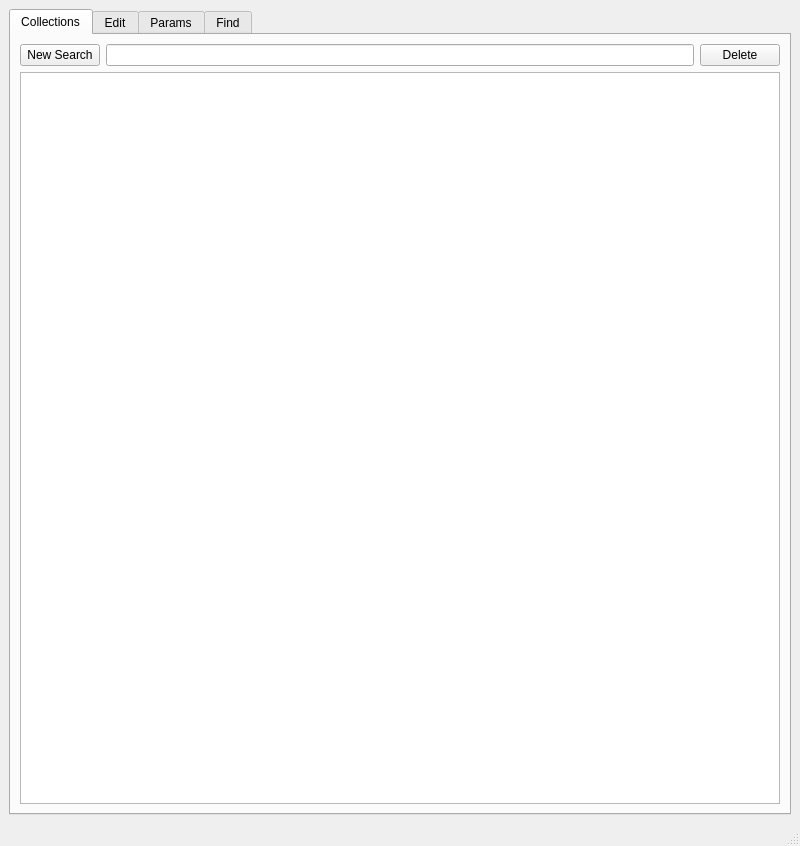
<?xml version="1.0" encoding="UTF-8"?>
<ui version="4.0">
 <class>MainWindow</class>
 <widget class="QMainWindow" name="MainWindow">
  <property name="geometry">
   <rect>
    <x>0</x>
    <y>0</y>
    <width>800</width>
    <height>846</height>
   </rect>
  </property>
  <property name="sizePolicy">
   <sizepolicy hsizetype="Expanding" vsizetype="Expanding">
    <horstretch>1</horstretch>
    <verstretch>1</verstretch>
   </sizepolicy>
  </property>
  <property name="windowTitle">
   <string>MainWindow</string>
  </property>
  <widget class="QWidget" name="centralwidget">
   <property name="sizePolicy">
    <sizepolicy hsizetype="Expanding" vsizetype="Expanding">
     <horstretch>1</horstretch>
     <verstretch>1</verstretch>
    </sizepolicy>
   </property>
   <layout class="QGridLayout" name="gridLayout_9" columnstretch="0">
    <item row="0" column="0">
     <widget class="QTabWidget" name="root_tabs">
      <property name="sizePolicy">
       <sizepolicy hsizetype="Expanding" vsizetype="Expanding">
        <horstretch>1</horstretch>
        <verstretch>1</verstretch>
       </sizepolicy>
      </property>
      <property name="currentIndex">
       <number>0</number>
      </property>
      <widget class="QWidget" name="collections_tab">
       <attribute name="title">
        <string>Collections</string>
       </attribute>
       <layout class="QGridLayout" name="gridLayout_12">
        <item row="0" column="0">
         <widget class="QPushButton" name="collections_new">
          <property name="text">
           <string>New Search</string>
          </property>
         </widget>
        </item>
        <item row="0" column="1">
         <widget class="QLineEdit" name="collections_line"/>
        </item>
        <item row="0" column="2">
         <widget class="QPushButton" name="collections_delete">
          <property name="text">
           <string>Delete</string>
          </property>
         </widget>
        </item>
        <item row="1" column="0" colspan="3">
         <widget class="QTreeView" name="collections_tree"/>
        </item>
       </layout>
      </widget>
      <widget class="QWidget" name="edit_tab">
       <property name="enabled">
        <bool>true</bool>
       </property>
       <property name="sizePolicy">
        <sizepolicy hsizetype="Expanding" vsizetype="Expanding">
         <horstretch>1</horstretch>
         <verstretch>1</verstretch>
        </sizepolicy>
       </property>
       <attribute name="title">
        <string>Edit</string>
       </attribute>
       <layout class="QGridLayout" name="gridLayout_2">
        <item row="1" column="0">
         <widget class="QPushButton" name="common_save_button">
          <property name="text">
           <string>Save</string>
          </property>
         </widget>
        </item>
        <item row="1" column="1">
         <widget class="QPushButton" name="common_quit_button">
          <property name="text">
           <string>Quit</string>
          </property>
         </widget>
        </item>
        <item row="0" column="0" colspan="2">
         <widget class="QTabWidget" name="schema_tabs">
          <property name="currentIndex">
           <number>1</number>
          </property>
          <widget class="QWidget" name="tables_tab">
           <attribute name="title">
            <string>Tables</string>
           </attribute>
           <layout class="QGridLayout" name="tables_grid">
            <item row="3" column="0">
             <widget class="QPushButton" name="tables_first">
              <property name="text">
               <string>First</string>
              </property>
             </widget>
            </item>
            <item row="1" column="0">
             <widget class="QPushButton" name="tables_new">
              <property name="text">
               <string>New</string>
              </property>
             </widget>
            </item>
            <item row="5" column="0">
             <widget class="QLabel" name="tables_name_label">
              <property name="text">
               <string>Table Name:</string>
              </property>
              <property name="alignment">
               <set>Qt::AlignRight|Qt::AlignTrailing|Qt::AlignVCenter</set>
              </property>
             </widget>
            </item>
            <item row="3" column="3">
             <widget class="QPushButton" name="tables_last">
              <property name="text">
               <string>Last</string>
              </property>
             </widget>
            </item>
            <item row="1" column="1">
             <widget class="QPushButton" name="tables_rename">
              <property name="text">
               <string>Rename</string>
              </property>
             </widget>
            </item>
            <item row="1" column="2">
             <widget class="QPushButton" name="tables_delete">
              <property name="text">
               <string>Delete</string>
              </property>
             </widget>
            </item>
            <item row="2" column="0" colspan="4">
             <widget class="QLineEdit" name="tables_line"/>
            </item>
            <item row="3" column="1">
             <widget class="QPushButton" name="tables_next">
              <property name="text">
               <string>Next</string>
              </property>
             </widget>
            </item>
            <item row="1" column="3">
             <widget class="QPushButton" name="tables_save">
              <property name="text">
               <string>Save</string>
              </property>
             </widget>
            </item>
            <item row="5" column="1" colspan="3">
             <widget class="QComboBox" name="tables_combo"/>
            </item>
            <item row="6" column="0" colspan="4">
             <widget class="QLabel" name="tables_comment_label">
              <property name="text">
               <string>Comment</string>
              </property>
              <property name="alignment">
               <set>Qt::AlignCenter</set>
              </property>
             </widget>
            </item>
            <item row="3" column="2">
             <widget class="QPushButton" name="tables_previous">
              <property name="text">
               <string>Previous</string>
              </property>
             </widget>
            </item>
            <item row="7" column="0" colspan="4">
             <widget class="QPlainTextEdit" name="tables_comment_text"/>
            </item>
           </layout>
          </widget>
          <widget class="QWidget" name="old_parameters_tab">
           <attribute name="title">
            <string>Parameters</string>
           </attribute>
           <layout class="QGridLayout" name="gridLayout_6">
            <item row="0" column="0">
             <layout class="QGridLayout" name="gridLayout">
              <item row="0" column="1" colspan="3">
               <widget class="QLabel" name="parameters_table_name">
                <property name="text">
                 <string/>
                </property>
               </widget>
              </item>
              <item row="5" column="1" colspan="3">
               <widget class="QComboBox" name="parameters_combo"/>
              </item>
              <item row="3" column="0" colspan="4">
               <widget class="QLineEdit" name="parameters_line"/>
              </item>
              <item row="6" column="0">
               <widget class="QLabel" name="parameters_long_label">
                <property name="text">
                 <string>Long Heading:</string>
                </property>
                <property name="alignment">
                 <set>Qt::AlignRight|Qt::AlignTrailing|Qt::AlignVCenter</set>
                </property>
               </widget>
              </item>
              <item row="5" column="0">
               <widget class="QLabel" name="parameters_name_label">
                <property name="text">
                 <string>Parameter Name:</string>
                </property>
                <property name="alignment">
                 <set>Qt::AlignRight|Qt::AlignTrailing|Qt::AlignVCenter</set>
                </property>
               </widget>
              </item>
              <item row="2" column="0">
               <widget class="QPushButton" name="parameters_new">
                <property name="text">
                 <string>New</string>
                </property>
               </widget>
              </item>
              <item row="4" column="3">
               <widget class="QPushButton" name="parameters_last">
                <property name="text">
                 <string>Last</string>
                </property>
               </widget>
              </item>
              <item row="6" column="1" colspan="3">
               <widget class="QLineEdit" name="parameters_long_line"/>
              </item>
              <item row="4" column="0">
               <widget class="QPushButton" name="parameters_first">
                <property name="text">
                 <string>First</string>
                </property>
               </widget>
              </item>
              <item row="10" column="0">
               <widget class="QLabel" name="parameters_optional_label">
                <property name="text">
                 <string>Optional:</string>
                </property>
                <property name="alignment">
                 <set>Qt::AlignRight|Qt::AlignTrailing|Qt::AlignVCenter</set>
                </property>
               </widget>
              </item>
              <item row="4" column="1">
               <widget class="QPushButton" name="parameters_next">
                <property name="text">
                 <string>Next</string>
                </property>
               </widget>
              </item>
              <item row="7" column="1" colspan="3">
               <widget class="QLineEdit" name="parameters_short_line"/>
              </item>
              <item row="10" column="1" colspan="3">
               <widget class="QCheckBox" name="parameters_optional_check">
                <property name="text">
                 <string/>
                </property>
               </widget>
              </item>
              <item row="9" column="0">
               <widget class="QLabel" name="parameters_type_label">
                <property name="text">
                 <string>Type:</string>
                </property>
                <property name="alignment">
                 <set>Qt::AlignRight|Qt::AlignTrailing|Qt::AlignVCenter</set>
                </property>
               </widget>
              </item>
              <item row="11" column="0">
               <widget class="QLabel" name="parameters_default_label">
                <property name="text">
                 <string>Default:</string>
                </property>
                <property name="alignment">
                 <set>Qt::AlignRight|Qt::AlignTrailing|Qt::AlignVCenter</set>
                </property>
               </widget>
              </item>
              <item row="11" column="1" colspan="3">
               <widget class="QLineEdit" name="parameters_default_line"/>
              </item>
              <item row="2" column="3">
               <widget class="QPushButton" name="parameters_save">
                <property name="text">
                 <string>Save</string>
                </property>
               </widget>
              </item>
              <item row="2" column="2">
               <widget class="QPushButton" name="parameters_delete">
                <property name="text">
                 <string>Delete</string>
                </property>
               </widget>
              </item>
              <item row="2" column="1">
               <widget class="QPushButton" name="parameters_rename">
                <property name="text">
                 <string>Rename</string>
                </property>
               </widget>
              </item>
              <item row="9" column="1" colspan="3">
               <widget class="QComboBox" name="parameters_type_combo">
                <item>
                 <property name="text">
                  <string>Boolean</string>
                 </property>
                </item>
                <item>
                 <property name="text">
                  <string>Empty</string>
                 </property>
                </item>
                <item>
                 <property name="text">
                  <string>Enumeration</string>
                 </property>
                </item>
                <item>
                 <property name="text">
                  <string>Float</string>
                 </property>
                </item>
                <item>
                 <property name="text">
                  <string>FUnits</string>
                 </property>
                </item>
                <item>
                 <property name="text">
                  <string>Integer</string>
                 </property>
                </item>
                <item>
                 <property name="text">
                  <string>IUnits</string>
                 </property>
                </item>
                <item>
                 <property name="text">
                  <string>List</string>
                 </property>
                </item>
                <item>
                 <property name="text">
                  <string>Range</string>
                 </property>
                </item>
                <item>
                 <property name="text">
                  <string>String</string>
                 </property>
                </item>
                <item>
                 <property name="text">
                  <string>URL</string>
                 </property>
                </item>
               </widget>
              </item>
              <item row="4" column="2">
               <widget class="QPushButton" name="parameters_previous">
                <property name="text">
                 <string>Previous</string>
                </property>
               </widget>
              </item>
              <item row="0" column="0">
               <widget class="QLabel" name="parameters_table_label">
                <property name="text">
                 <string>Table Name:</string>
                </property>
                <property name="alignment">
                 <set>Qt::AlignRight|Qt::AlignTrailing|Qt::AlignVCenter</set>
                </property>
               </widget>
              </item>
              <item row="7" column="0">
               <widget class="QLabel" name="parameters_short_label">
                <property name="text">
                 <string>Short Heading:</string>
                </property>
                <property name="alignment">
                 <set>Qt::AlignRight|Qt::AlignTrailing|Qt::AlignVCenter</set>
                </property>
               </widget>
              </item>
              <item row="12" column="0" colspan="4">
               <widget class="QLabel" name="parameters_comment_label">
                <property name="text">
                 <string>Comment</string>
                </property>
                <property name="alignment">
                 <set>Qt::AlignCenter</set>
                </property>
               </widget>
              </item>
              <item row="1" column="0" colspan="4">
               <widget class="Line" name="parameters_horizontal_line">
                <property name="orientation">
                 <enum>Qt::Horizontal</enum>
                </property>
               </widget>
              </item>
              <item row="13" column="0" colspan="4">
               <widget class="QPlainTextEdit" name="parameters_comment_text"/>
              </item>
              <item row="8" column="0">
               <widget class="QLabel" name="parameters_csv_label">
                <property name="text">
                 <string>CSV Heading:</string>
                </property>
                <property name="alignment">
                 <set>Qt::AlignRight|Qt::AlignTrailing|Qt::AlignVCenter</set>
                </property>
               </widget>
              </item>
              <item row="8" column="1" colspan="3">
               <widget class="QLineEdit" name="parameters_csv_line"/>
              </item>
             </layout>
            </item>
           </layout>
          </widget>
          <widget class="QWidget" name="enumerations_tab">
           <attribute name="title">
            <string>Enumerations</string>
           </attribute>
           <layout class="QGridLayout" name="gridLayout_7">
            <item row="0" column="0">
             <layout class="QGridLayout" name="enumerations_grid">
              <item row="3" column="3">
               <widget class="QPushButton" name="enumerations_save">
                <property name="text">
                 <string>Save</string>
                </property>
               </widget>
              </item>
              <item row="6" column="0">
               <widget class="QLabel" name="enuermations_name_label">
                <property name="text">
                 <string>Enumeration Name:</string>
                </property>
                <property name="alignment">
                 <set>Qt::AlignRight|Qt::AlignTrailing|Qt::AlignVCenter</set>
                </property>
               </widget>
              </item>
              <item row="4" column="0" colspan="4">
               <widget class="QLineEdit" name="enumerations_line"/>
              </item>
              <item row="5" column="1">
               <widget class="QPushButton" name="enumerations_next">
                <property name="text">
                 <string>Next</string>
                </property>
               </widget>
              </item>
              <item row="0" column="1" colspan="3">
               <widget class="QLabel" name="enumerations_table_name">
                <property name="text">
                 <string/>
                </property>
               </widget>
              </item>
              <item row="0" column="0">
               <widget class="QLabel" name="enumerations_table_label">
                <property name="text">
                 <string>Table Name:</string>
                </property>
               </widget>
              </item>
              <item row="1" column="0">
               <widget class="QLabel" name="enumerations_parameter_label">
                <property name="text">
                 <string>Parameter Name:</string>
                </property>
               </widget>
              </item>
              <item row="3" column="0">
               <widget class="QPushButton" name="enumerations_new">
                <property name="text">
                 <string>New</string>
                </property>
               </widget>
              </item>
              <item row="6" column="1" colspan="3">
               <widget class="QComboBox" name="enumerations_combo"/>
              </item>
              <item row="5" column="2">
               <widget class="QPushButton" name="enumerations_previous">
                <property name="text">
                 <string>Previous</string>
                </property>
               </widget>
              </item>
              <item row="1" column="1" colspan="3">
               <widget class="QLabel" name="enumerations_parameter_name">
                <property name="text">
                 <string/>
                </property>
               </widget>
              </item>
              <item row="3" column="2">
               <widget class="QPushButton" name="enumerations_delete">
                <property name="text">
                 <string>Delete</string>
                </property>
               </widget>
              </item>
              <item row="5" column="3">
               <widget class="QPushButton" name="enumerations_last">
                <property name="text">
                 <string>Last</string>
                </property>
               </widget>
              </item>
              <item row="3" column="1">
               <widget class="QPushButton" name="enumerations_rename">
                <property name="text">
                 <string>Rename</string>
                </property>
               </widget>
              </item>
              <item row="5" column="0">
               <widget class="QPushButton" name="enumerations_first">
                <property name="text">
                 <string>First</string>
                </property>
               </widget>
              </item>
              <item row="7" column="0" colspan="4">
               <widget class="QLabel" name="enumerations_comment_label">
                <property name="text">
                 <string>Comment</string>
                </property>
                <property name="alignment">
                 <set>Qt::AlignCenter</set>
                </property>
               </widget>
              </item>
              <item row="2" column="0" colspan="4">
               <widget class="Line" name="enumerations_horiziontal">
                <property name="orientation">
                 <enum>Qt::Horizontal</enum>
                </property>
               </widget>
              </item>
              <item row="8" column="0" colspan="4">
               <widget class="QPlainTextEdit" name="enumerations_comment_text"/>
              </item>
             </layout>
            </item>
           </layout>
          </widget>
         </widget>
        </item>
       </layout>
      </widget>
      <widget class="QWidget" name="parameters_tab">
       <attribute name="title">
        <string>Params</string>
       </attribute>
       <layout class="QGridLayout" name="gridLayout_11">
        <item row="0" column="0">
         <widget class="QTableWidget" name="parameters_table"/>
        </item>
       </layout>
      </widget>
      <widget class="QWidget" name="find_tab">
       <attribute name="title">
        <string>Find</string>
       </attribute>
       <layout class="QGridLayout" name="gridLayout_5">
        <item row="0" column="0">
         <widget class="QTabWidget" name="find_tabs">
          <property name="currentIndex">
           <number>0</number>
          </property>
          <widget class="QWidget" name="searches_tab">
           <attribute name="title">
            <string>Searches</string>
           </attribute>
           <layout class="QGridLayout" name="gridLayout_10">
            <item row="0" column="0">
             <layout class="QGridLayout" name="searches_grid">
              <item row="1" column="0" colspan="4">
               <widget class="QLineEdit" name="searches_line"/>
              </item>
              <item row="2" column="2">
               <widget class="QPushButton" name="searches_previous">
                <property name="text">
                 <string>Previous</string>
                </property>
               </widget>
              </item>
              <item row="3" column="0">
               <widget class="QLabel" name="searches_name_label">
                <property name="text">
                 <string>Search Name:</string>
                </property>
                <property name="alignment">
                 <set>Qt::AlignRight|Qt::AlignTrailing|Qt::AlignVCenter</set>
                </property>
               </widget>
              </item>
              <item row="2" column="3">
               <widget class="QPushButton" name="searches_last">
                <property name="text">
                 <string>Last</string>
                </property>
               </widget>
              </item>
              <item row="0" column="0">
               <widget class="QPushButton" name="searches_new">
                <property name="text">
                 <string>New</string>
                </property>
               </widget>
              </item>
              <item row="0" column="1">
               <widget class="QPushButton" name="searches_rename">
                <property name="text">
                 <string>Rename</string>
                </property>
               </widget>
              </item>
              <item row="0" column="2">
               <widget class="QPushButton" name="searches_delete">
                <property name="text">
                 <string>Delete</string>
                </property>
               </widget>
              </item>
              <item row="0" column="3">
               <widget class="QPushButton" name="searches_save">
                <property name="text">
                 <string>Save</string>
                </property>
               </widget>
              </item>
              <item row="3" column="1" colspan="3">
               <widget class="QComboBox" name="searches_combo"/>
              </item>
              <item row="2" column="0">
               <widget class="QPushButton" name="searches_first">
                <property name="text">
                 <string>First</string>
                </property>
               </widget>
              </item>
              <item row="2" column="1">
               <widget class="QPushButton" name="searches_next">
                <property name="text">
                 <string>Next</string>
                </property>
               </widget>
              </item>
              <item row="6" column="0" colspan="4">
               <widget class="QLabel" name="searches_comment_label">
                <property name="text">
                 <string>Comment</string>
                </property>
                <property name="alignment">
                 <set>Qt::AlignCenter</set>
                </property>
               </widget>
              </item>
              <item row="7" column="0" colspan="4">
               <widget class="QPlainTextEdit" name="searches_comment_text"/>
              </item>
              <item row="4" column="0">
               <widget class="QLabel" name="searches_table_name">
                <property name="text">
                 <string>Table Name:</string>
                </property>
                <property name="alignment">
                 <set>Qt::AlignRight|Qt::AlignTrailing|Qt::AlignVCenter</set>
                </property>
               </widget>
              </item>
              <item row="5" column="0">
               <widget class="QLabel" name="searches_parent_label">
                <property name="text">
                 <string>Parent Search Name:</string>
                </property>
                <property name="alignment">
                 <set>Qt::AlignRight|Qt::AlignTrailing|Qt::AlignVCenter</set>
                </property>
               </widget>
              </item>
              <item row="5" column="1" colspan="3">
               <widget class="QComboBox" name="searches_parent_combo"/>
              </item>
              <item row="4" column="1" colspan="3">
               <widget class="QComboBox" name="searches_table_combo"/>
              </item>
             </layout>
            </item>
           </layout>
          </widget>
          <widget class="QWidget" name="filters_tab">
           <attribute name="title">
            <string>Filters</string>
           </attribute>
           <layout class="QGridLayout" name="gridLayout_4">
            <item row="0" column="0">
             <widget class="QPushButton" name="filters_up">
              <property name="text">
               <string>Up</string>
              </property>
             </widget>
            </item>
            <item row="0" column="1">
             <widget class="QPushButton" name="filters_down">
              <property name="text">
               <string>Down</string>
              </property>
             </widget>
            </item>
            <item row="1" column="0" colspan="2">
             <widget class="QTableWidget" name="filters_table"/>
            </item>
           </layout>
          </widget>
          <widget class="QWidget" name="results_tab">
           <attribute name="title">
            <string>Results</string>
           </attribute>
           <layout class="QGridLayout" name="gridLayout_8">
            <item row="0" column="0">
             <widget class="QTableWidget" name="results_table"/>
            </item>
           </layout>
          </widget>
         </widget>
        </item>
       </layout>
      </widget>
     </widget>
    </item>
   </layout>
  </widget>
  <widget class="QMenuBar" name="menubar">
   <property name="geometry">
    <rect>
     <x>0</x>
     <y>0</y>
     <width>800</width>
     <height>38</height>
    </rect>
   </property>
  </widget>
  <widget class="QStatusBar" name="statusbar"/>
 </widget>
 <resources/>
 <connections/>
</ui>
